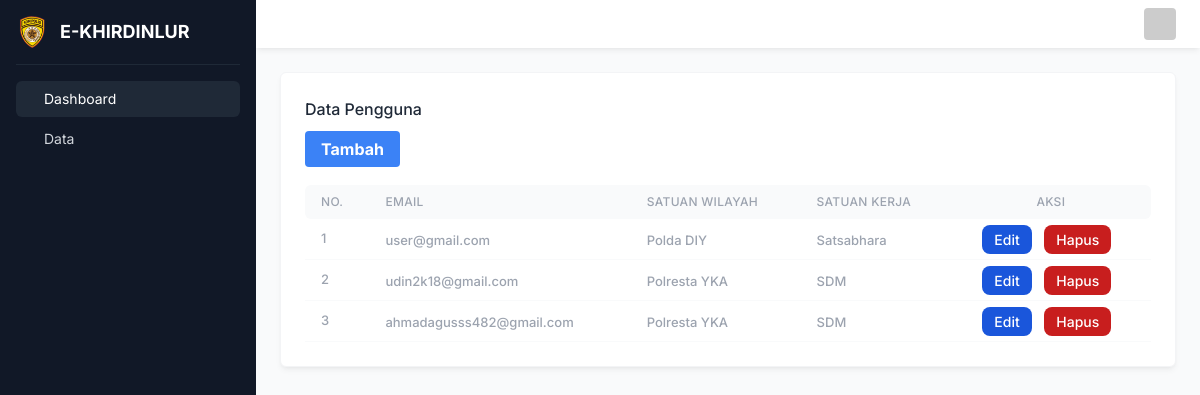
Page /administrator/index.php?x=datapengguna on the earlier database version.
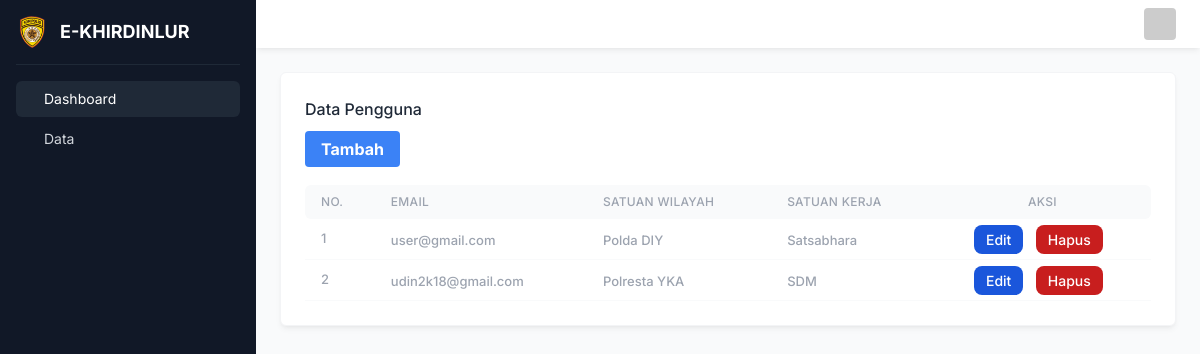
Same page on the later database version.
### tables this page shows
CREATE TABLE `tb_user` (
  `User_ID` int(11) NOT NULL,
  `User_Name` varchar(50) NOT NULL,
  `User_Email` varchar(50) NOT NULL,
  `User_Password` varchar(50) NOT NULL,
  `User_Satwil` varchar(50) NOT NULL,
  `User_Satker` varchar(255) NOT NULL,
  `User_Role` varchar(50) NOT NULL
);

### administrator/datapengguna.php (the view)
<div class="p-6">
    <div class="bg-white border border-gray-100 shadow-md shadow-black/5 p-6 rounded-md">
        <div class="flex justify-between mb-4 items-start">
            <div class="font-medium">Data Pengguna</div>
        </div>
        <div>
            <a href="index.php?x=datapenggunacreate"
                class="bg-blue-500 hover:bg-blue-700 text-white font-bold py-2 px-4 rounded">
                Tambah
            </a>
        </div>
        <br>
        <div class="overflow-x-auto">
            <table class="w-full min-w-[540px]" data-tab-for="order">
                <thead>
                    <tr>
                        <th
                            class="text-[12px] uppercase tracking-wide font-medium text-gray-400 py-2 px-4 bg-gray-50 text-left rounded-tl-md rounded-bl-md">
                            No.</th>
                        <th
                            class="text-[12px] uppercase tracking-wide font-medium text-gray-400 py-2 px-4 bg-gray-50 text-left">
                            Email</th>
                        <th
                            class="text-[12px] uppercase tracking-wide font-medium text-gray-400 py-2 px-4 bg-gray-50 text-left">
                            Satuan Wilayah</th>
                        <th
                            class="text-[12px] uppercase tracking-wide font-medium text-gray-400 py-2 px-4 bg-gray-50 text-left">
                            Satuan Kerja</th>
                        <th
                            class="text-[12px] uppercase tracking-wide font-medium text-gray-400 py-2 px-4 bg-gray-50 text-center rounded-tr-md rounded-br-md">
                            Aksi</th>
                    </tr>
                </thead>
                <tbody>
                    <?php include '../config/koneksi.php'; ?>
                    <?php $nomor = 1; ?>
                    <?php $result = $koneksi->query("SELECT * FROM tb_user WHERE User_Role = 'User'"); ?>
                    <?php while ($pecah = $result->fetch_assoc()) { ?>
                        <tr>
                            <td class="py-2 px-4 border-b border-b-gray-50 text-center">
                                <div class="flex items-center">
                                    <span class="text-[13px] font-medium text-gray-400">
                                        <?php echo $nomor; ?>
                                    </span>
                                </div>
                            </td>
                            <td class="py-2 px-4 border-b border-b-gray-50">
                                <span class="text-[13px] font-medium text-gray-400">
                                    <?php echo $pecah['User_Email']; ?>
                                </span>
                            </td>
                            <td class="py-2 px-4 border-b border-b-gray-50">
                                <span class="text-[13px] font-medium text-gray-400">
                                    <?php echo $pecah['User_Satwil']; ?>
                                </span>
                            </td>
                            <td class="py-2 px-4 border-b border-b-gray-50">
                                <span class="text-[13px] font-medium text-gray-400">
                                    <?php echo $pecah['User_Satker']; ?>
                                </span>
                            </td>
                            <td class="py-2 px-4 border-b border-b-gray-50 text-center">
                                <a href="index.php?x=datapenggunaupdate&id=<?php echo $pecah['User_ID']; ?>"
                                    class="text-white bg-blue-700 hover:bg-blue-800 font-medium rounded-lg text-sm px-3 py-1.5 me-2 mb-2 dark:bg-blue-600 dark:hover:bg-blue-700 focus:outline-none dark:focus:ring-blue-800">Edit</a>
                                <a href="index.php?x=datapenggunadelete&id=<?php echo $pecah['User_ID']; ?>"
                                    onclick="return confirm('Apakah Anda Yakin ?');"
                                    class="focus:outline-none text-white bg-red-700 hover:bg-red-800 font-medium rounded-lg text-sm px-3 py-1.5 me-2 mb-2 dark:bg-red-600 dark:hover:bg-red-700 dark:focus:ring-red-900">Hapus</a>
                            </td>
                        </tr>
                        <?php $nomor++ ?>
                    <?php } ?>
                </tbody>
            </table>
        </div>
    </div>
</div>

Differences in the rows shown:
removed tb_user: User_Email "ahmadagusss482@gmail.com", User_Satwil "Polresta YKA", User_Satker "SDM"
